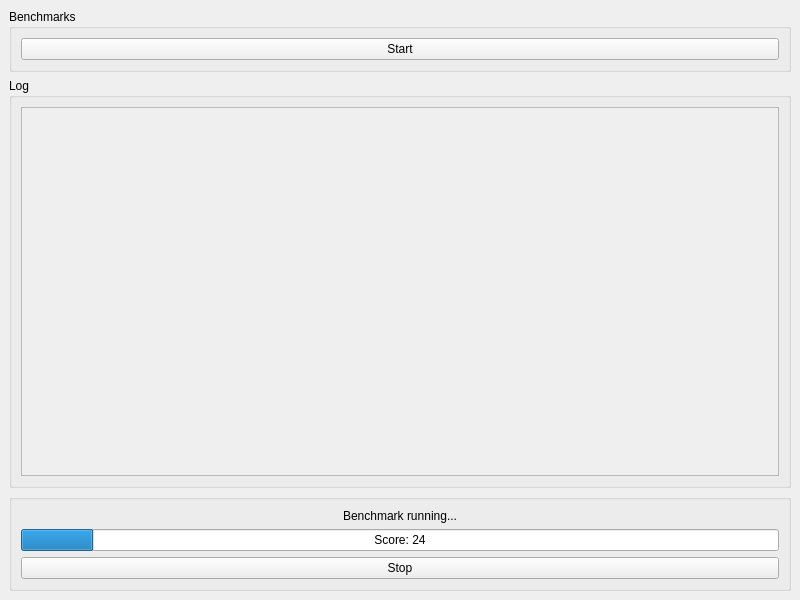
<?xml version="1.0" encoding="UTF-8"?>
<ui version="4.0">
 <class>MainWindow</class>
 <widget class="QMainWindow" name="MainWindow">
  <property name="geometry">
   <rect>
    <x>0</x>
    <y>0</y>
    <width>800</width>
    <height>600</height>
   </rect>
  </property>
  <property name="windowTitle">
   <string>MainWindow</string>
  </property>
  <widget class="QWidget" name="centralwidget">
   <layout class="QVBoxLayout" name="verticalLayout">
    <item>
     <widget class="QGroupBox" name="benchmarkMenu">
      <property name="title">
       <string>Benchmarks</string>
      </property>
      <layout class="QVBoxLayout" name="verticalLayout_2">
       <item>
        <layout class="QVBoxLayout" name="benchmarkSelection"/>
       </item>
       <item>
        <widget class="QPushButton" name="startButton">
         <property name="text">
          <string>Start</string>
         </property>
        </widget>
       </item>
      </layout>
     </widget>
    </item>
    <item>
     <widget class="QGroupBox" name="logBox">
      <property name="title">
       <string>Log</string>
      </property>
      <layout class="QVBoxLayout" name="verticalLayout_4">
       <item>
        <widget class="QScrollArea" name="logEntries">
         <property name="widgetResizable">
          <bool>true</bool>
         </property>
         <widget class="QWidget" name="logEntriesLayout">
          <property name="geometry">
           <rect>
            <x>0</x>
            <y>0</y>
            <width>756</width>
            <height>341</height>
           </rect>
          </property>
          <layout class="QVBoxLayout" name="verticalLayout_5">
           <item>
            <spacer name="verticalSpacer">
             <property name="orientation">
              <enum>Qt::Vertical</enum>
             </property>
             <property name="sizeHint" stdset="0">
              <size>
               <width>20</width>
               <height>40</height>
              </size>
             </property>
            </spacer>
           </item>
          </layout>
         </widget>
        </widget>
       </item>
      </layout>
     </widget>
    </item>
    <item>
     <widget class="QGroupBox" name="resultDisplay">
      <property name="title">
       <string/>
      </property>
      <layout class="QVBoxLayout" name="verticalLayout_3">
       <item>
        <widget class="QLabel" name="runningText">
         <property name="text">
          <string>Benchmark running...</string>
         </property>
         <property name="alignment">
          <set>Qt::AlignCenter</set>
         </property>
        </widget>
       </item>
       <item>
        <widget class="QProgressBar" name="resultBar">
         <property name="maximum">
          <number>250</number>
         </property>
         <property name="value">
          <number>24</number>
         </property>
         <property name="format">
          <string>Score: %v</string>
         </property>
        </widget>
       </item>
       <item>
        <widget class="QPushButton" name="stopButton">
         <property name="text">
          <string>Stop</string>
         </property>
        </widget>
       </item>
      </layout>
     </widget>
    </item>
   </layout>
  </widget>
 </widget>
 <resources/>
 <connections/>
</ui>
